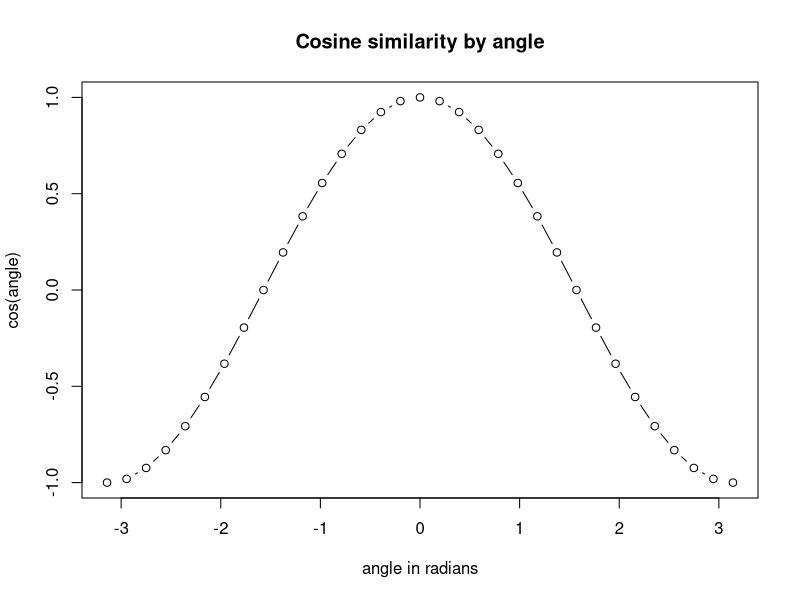

Write R code to recreate this figure.
install.packages("tm")
install.packages("NLP")
install.packages("SnowballC")
install.packages("slam")

library(tm)
library(SnowballC)
library(slam)

doc1 <- "Stray cats are running all over the place. I see 10 a day!"
doc2 <- "Cats are killers. They kill billions of animals a year."
doc3 <- "The best food in Columbus, OH is   the North Market."
doc4 <- "Brand A is the best tasting cat food around. Your cat will love it."
doc5 <- "Buy Brand C cat food for your cat. Brand C makes healthy and happy cats."
doc6 <- "The Arnold Classic came to town this weekend. It reminds us to be healthy."
doc7 <- "I have nothing to say. In summary, I have told you nothing."

doc.list <- list(doc1, doc2, doc3, doc4, doc5, doc6, doc7)
N.docs <- length(doc.list)
names(doc.list) <- paste0("doc", c(1:N.docs))

query <- "Healthy cat food"

my.docs <- VectorSource(c(doc.list, query))
my.docs$Names <- c(names(doc.list), "query")

my.corpus <- Corpus(my.docs)
my.corpus

getTransformations()
my.corpus <- tm_map(my.corpus, removePunctuation)
content(my.corpus[[1]])


my.corpus <- tm_map(my.corpus, stemDocument)
content(my.corpus[[1]])

my.corpus <- tm_map(my.corpus, removeNumbers)
my.corpus <- tm_map(my.corpus, content_transformer(tolower))
my.corpus <- tm_map(my.corpus, stripWhitespace)
content(my.corpus[[1]])

term.doc.matrix.stm <- TermDocumentMatrix(my.corpus)
inspect(term.doc.matrix.stm[0:14, ])

term.doc.matrix <- as.matrix(term.doc.matrix.stm)

cat("Dense matrix representation costs", object.size(term.doc.matrix), "bytes.\n", 
    "Simple triplet matrix representation costs", object.size(term.doc.matrix.stm), 
    "bytes.")

get.tf.idf.weights <- function(tf.vec) {
  # Computes tfidf weights from term frequency vector
  n.docs <- length(tf.vec)
  doc.frequency <- length(tf.vec[tf.vec > 0])
  weights <- rep(0, length(tf.vec))
  weights[tf.vec > 0] <- (1 + log2(tf.vec[tf.vec > 0])) * log2(n.docs/doc.frequency)
  return(weights)
}

# For a word appearing in 4 of 6 documents, occurring 1, 2, 3, and 6 times"
get.tf.idf.weights(c(1, 2, 3, 0, 0, 6))

tfidf.matrix <- t(apply(term.doc.matrix, 1,
                        FUN = function(row) {get.tf.idf.weights(row)}))
colnames(tfidf.matrix) <- colnames(term.doc.matrix)

tfidf.matrix[0:3, ]

##Dot Product Geometry

angle <- seq(-pi, pi, by = pi/16)
plot(cos(angle) ~ angle, type = "b", xlab = "angle in radians",
     main = "Cosine similarity by angle")


tfidf.matrix <- scale(tfidf.matrix, center = FALSE,
                      scale = sqrt(colSums(tfidf.matrix^2)))
tfidf.matrix[0:3, ]


query.vector <- tfidf.matrix[, (N.docs + 1)]
tfidf.matrix <- tfidf.matrix[, 1:N.docs]

doc.scores <- t(query.vector) %*% tfidf.matrix

results.df <- data.frame(doc = names(doc.list), score = t(doc.scores),
                         text = unlist(doc.list))
results.df <- results.df[order(results.df$score, decreasing = TRUE), ]

options(width = 2000)
print(results.df, row.names = FALSE, right = FALSE, digits = 2)

## We now calculate precision, recall and F-Score


#recall is the number of correct results(doc5) divided by the number of results that should have been returned.
recall<-1/2
#50%.
#It is trivial to achieve recall of 100% by returning all documents in response to any query. 
#Therefore, recall alone is not enough but one needs to measure the number of non-relevant documents also, for example by computing the precision.

#precision=Fraction of the retrieved documents that are relevant to the query. Let us consider the top-most
#results of our search to deicde on relevant documents. As we did ranking of all the documents, we
#doc5 and doc4 are relevant to our query.The retrieved documents are 7.

precision<-2/7
#28.5%

# The F1 score (also F-score or F-measure) is a measure of a test's accuracy 
# It is the harmonic mean of precision and recall which is given by-
# 2*[(precision*recall)/(precision+recall)]
F.score<-2*((precision*recall)/(precision+recall))
F.score
#--------------------------------------
